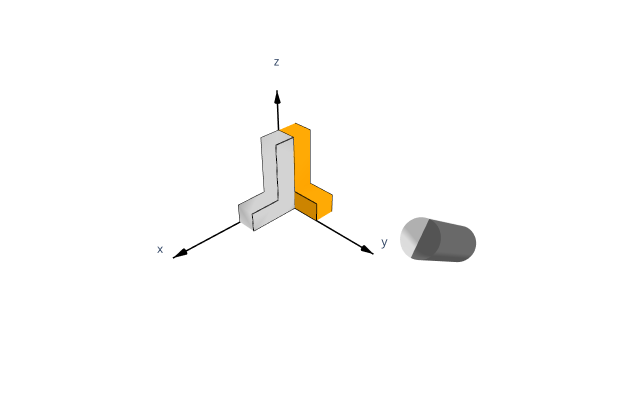

The cell this chart's notebook holds for it:
### Code cell
# a plotly figure: an L shape before and after a quarter turn about z, and a rotor at the magic angle
from spyndynamica import l_shape, rotor

magic = np.arccos(1 / np.sqrt(3))
before = l_shape() + axes_3d(length=1.2)
after = l_shape(color="orange").rotated_euler((np.pi / 2, 0, 0))
spinner = rotor(radius=0.15, length=0.7).rotated_euler((0, magic, 0)).translated([0.0, 1.8, 0.5])
(before + after + spinner).figure(width=620, height=420)
